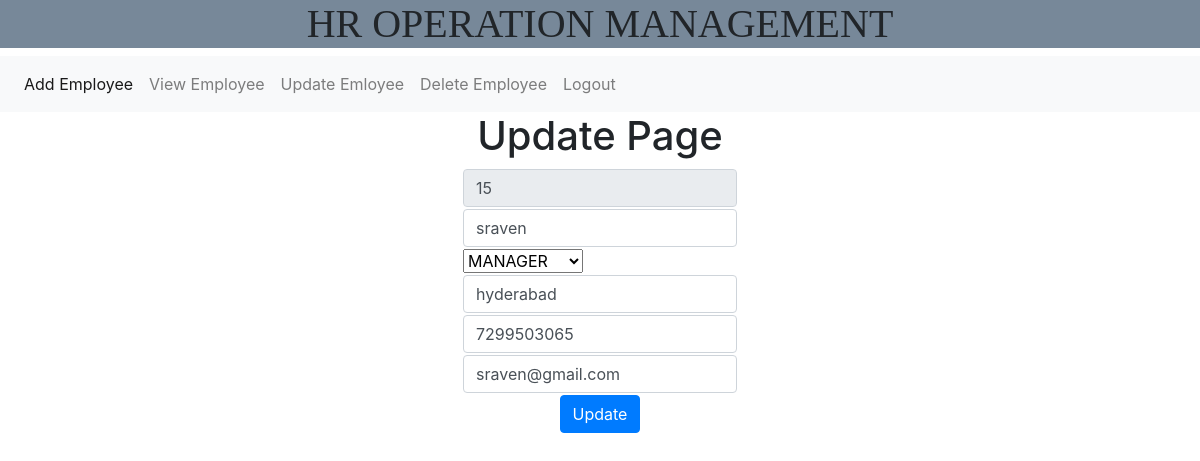
The page /update_employee2/?id=15 on the database its author committed.
### HRadmin/models.py (models this page shows)
class adminModel(models.Model):
    name = models.CharField(max_length=30)
    passwod = models.CharField(max_length=20)
    desgination =models.CharField(max_length=30)
    address =models.CharField(max_length=30)
    contact = models.IntegerField()
    email =models.EmailField()

### HRadmin/views.py (the view)
# urls.py: path('update_employee2/',views.update_employee2.as_view(),name="update_employee2"),
class update_employee2(View):
    def get(self,request):
       idno = request.GET["id"]
       qs=adminModel.objects.get(id=idno)
       return render(request,"HRadmin/update_employee.html",{"form":qs})

### templates/HRadmin/update_employee.html (shortened to what this page needs)
{% extends 'HRadmin/commonADMIN.html' %}
{% block Admin_body %}
    <h1 align="center">Update Page</h1>
    <form action="{% url 'update' %}" method="post">
        <table align="center" border="0">
          <tr>
              <td>
                  <input type="number" class="form-control"  value="{{ form.id }}" name="t1" readonly>
              </td>
          </tr>
          <tr>
              <td>
                  <input type="text" class="form-control" value="{{ form.name }}" name="t2">
              </td>
          </tr>
          <tr>
              <td>
                  <select name="t3">
                      <option>{{ form.desgination }}</option>
                  </select>
              </td>
          </tr>
          <tr>
              <td>
                  <input type="text" class="form-control" value="{{ form.address }}" name="t4">
              </td>
          </tr>
          <tr>
              <td>
                  <input type="number" class="form-control" value="{{ form.contact }}" name="t5">
              </td>
          </tr>
          <tr>
              <td>
                  <input type="email" class="form-control" value="{{ form.email }}" name="t6">
              </td>
          </tr>
          <tr>
              <td align="center">
                  <button type="submit" class="btn btn-primary">Update</button>
              </td>
          </tr>
      </table>
    </form>
{% endblock %}

### rows shown on the page
adminModel: t1 "15", t2 "sraven", t3 "MANAGER", t4 "hyderabad", t5 "7299503065", t6 "sraven@gmail.com"
